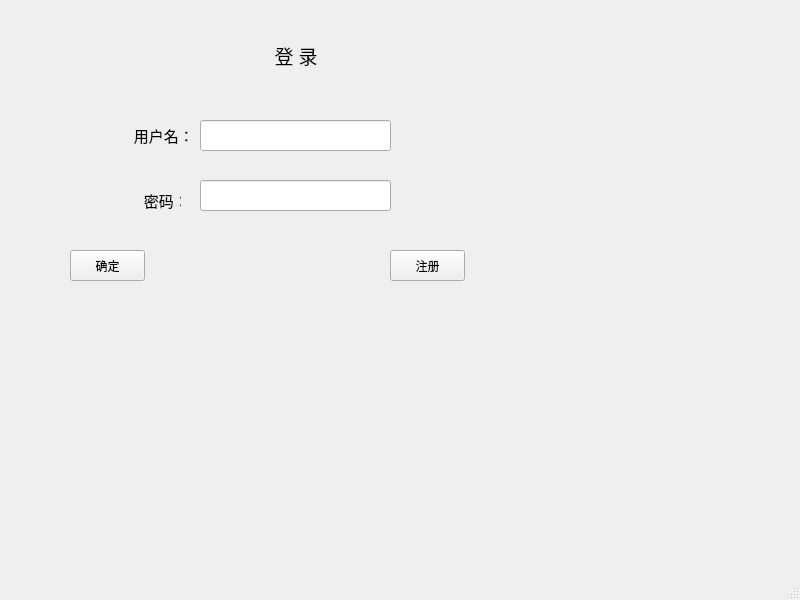
<?xml version="1.0" encoding="UTF-8"?>
<ui version="4.0">
 <class>MainWindow</class>
 <widget class="QMainWindow" name="MainWindow">
  <property name="geometry">
   <rect>
    <x>0</x>
    <y>0</y>
    <width>800</width>
    <height>600</height>
   </rect>
  </property>
  <property name="windowTitle">
   <string>MainWindow</string>
  </property>
  <widget class="QWidget" name="centralwidget">
   <widget class="QLabel" name="label_1">
    <property name="geometry">
     <rect>
      <x>250</x>
      <y>40</y>
      <width>101</width>
      <height>31</height>
     </rect>
    </property>
    <property name="font">
     <font>
      <family>Agency FB</family>
      <pointsize>14</pointsize>
     </font>
    </property>
    <property name="text">
     <string>     登 录</string>
    </property>
   </widget>
   <widget class="QLabel" name="label_2">
    <property name="enabled">
     <bool>true</bool>
    </property>
    <property name="geometry">
     <rect>
      <x>130</x>
      <y>120</y>
      <width>61</width>
      <height>31</height>
     </rect>
    </property>
    <property name="font">
     <font>
      <family>Agency FB</family>
      <pointsize>11</pointsize>
     </font>
    </property>
    <property name="text">
     <string> 用户名：</string>
    </property>
   </widget>
   <widget class="QLabel" name="label_3">
    <property name="geometry">
     <rect>
      <x>140</x>
      <y>190</y>
      <width>41</width>
      <height>21</height>
     </rect>
    </property>
    <property name="font">
     <font>
      <family>Agency FB</family>
      <pointsize>11</pointsize>
     </font>
    </property>
    <property name="text">
     <string> 密码：</string>
    </property>
   </widget>
   <widget class="QLineEdit" name="lineEdit_1">
    <property name="geometry">
     <rect>
      <x>200</x>
      <y>120</y>
      <width>191</width>
      <height>31</height>
     </rect>
    </property>
   </widget>
   <widget class="QLineEdit" name="lineEdit_2">
    <property name="geometry">
     <rect>
      <x>200</x>
      <y>180</y>
      <width>191</width>
      <height>31</height>
     </rect>
    </property>
   </widget>
   <widget class="QPushButton" name="pushButton_1">
    <property name="geometry">
     <rect>
      <x>70</x>
      <y>250</y>
      <width>75</width>
      <height>31</height>
     </rect>
    </property>
    <property name="text">
     <string>确定</string>
    </property>
   </widget>
   <widget class="QPushButton" name="pushButton_2">
    <property name="geometry">
     <rect>
      <x>390</x>
      <y>250</y>
      <width>75</width>
      <height>31</height>
     </rect>
    </property>
    <property name="text">
     <string>注册</string>
    </property>
   </widget>
  </widget>
  <widget class="QMenuBar" name="menubar">
   <property name="geometry">
    <rect>
     <x>0</x>
     <y>0</y>
     <width>800</width>
     <height>23</height>
    </rect>
   </property>
  </widget>
  <widget class="QStatusBar" name="statusbar"/>
 </widget>
 <resources/>
 <connections/>
</ui>
